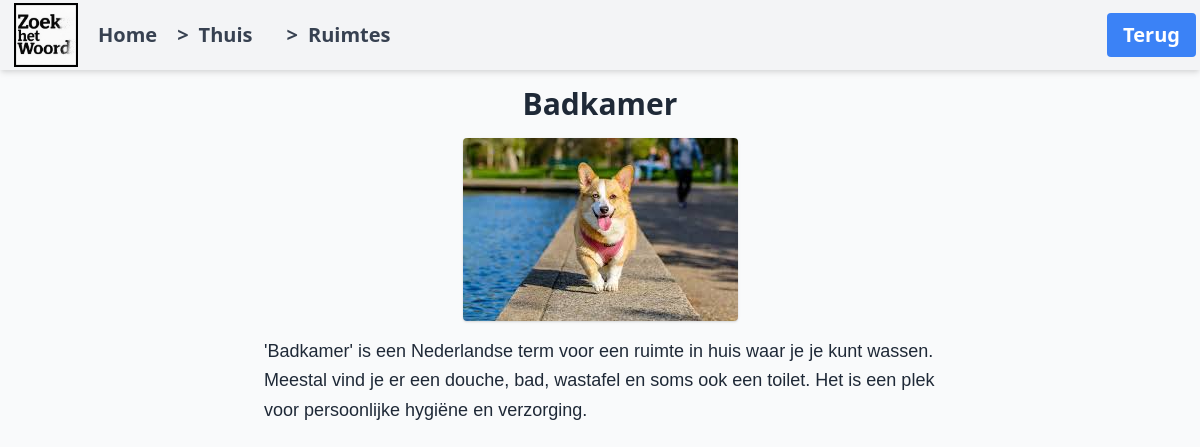
Screenshot of /word/2/ with the database file from the repository.
### ftwapp/models.py (models this page shows, shortened)
class Word(models.Model):
    name = models.CharField(max_length=100)
    image = models.ImageField(upload_to='words/', blank=True, null=True)
    category = models.ForeignKey(Category, on_delete=models.CASCADE,related_name='words', null=True, blank=True)
    subcategory = models.ForeignKey(Subcategory, on_delete=models.CASCADE, related_name='words', null=True, blank=True)
    description = models.TextField(blank=True, null=True)

class Subcategory(models.Model):
    name = models.CharField(max_length=200)
    category = models.ForeignKey(Category, related_name='subcategories', on_delete=models.CASCADE)
    image = models.ImageField(upload_to='subcategories/', blank=True, null=True)

class Category(models.Model):
    name = models.CharField(max_length=100)
    image = models.ImageField(upload_to='categories/')
    parent = models.ForeignKey('self', null=True, blank=True, related_name='child_categories', on_delete=models.CASCADE)

### ftwapp/views.py (the view)
# urls.py: path('word/<int:pk>/', views.word_detail, name='word_detail'),
def word_detail(request, pk):
    word = get_object_or_404(Word, pk=pk)
    return render(request, 'word_detail.html', {'word': word})

### ftwapp/templates/word_detail.html (shortened to what this page needs)
{% extends "base.html" %}
{% load static %}
{% block nav_button %}
<a href="{% url 'subcategory_detail' word.subcategory.pk %}"
    class="bg-blue-500 text-white px-4 py-2 rounded hover:bg-blue-600 transition">Terug</a>
{% endblock %}
{% block breadcrumbs %}
<div class="breadcrumbs">
    <a href="{% url 'category_detail' word.subcategory.category.pk %}">
        <span>&gt;</span> {{ word.subcategory.category.name }}
    </a>
    <a href="{% url 'subcategory_detail' word.subcategory.pk %}">
        <span>&gt;</span> {{ word.subcategory.name }}
    </a>
</div>
{% endblock %}
{% block content %}
<h1 class="text-3xl font-bold mb-4 text-center">{{ word.name }}</h1>
{% if word.image %}
<img src="{{ word.image.url }}" alt="{{ word.name }}" style="max-height: 66vh;" class="mb-4 rounded shadow mx-auto">
{% else %}
<img src="{% static 'images/default.jpg' %}" alt="Default Image" style="max-height: 66vh;" class="mb-4 rounded shadow mx-auto">
{% endif %}
<p class="text-lg leading-relaxed max-w-2xl mx-auto" style="font-family: Verdana, Arial, sans-serif;">{{word.description}}</p>
{% endblock %}

### static/styles.css (style rules this page uses)
nav a, nav button { font-size: 20px; padding: 12px 10px; text-decoration: none; border: none; background: none; cursor: pointer; color: inherit; }
nav a+a, nav button+button { margin-left: 10px; }
.breadcrumbs { display: flex; align-items: center; gap: 4px; }
.breadcrumbs a { display: flex; align-items: center; gap: 10px; text-decoration: none; color: inherit; }
.breadcrumbs span { font-size: 20px; }

### rows the page displays
Word: subcategory.category.name "Thuis", subcategory.name "Ruimtes", name "Badkamer", description "'Badkamer' is een Nederlandse term voor een ruimte in huis waar je je kunt wassen. Meestal vind je er een douche, bad, wastafel en soms ook een toilet. Het is een plek voor persoonlijke hygiëne en verzorging."
